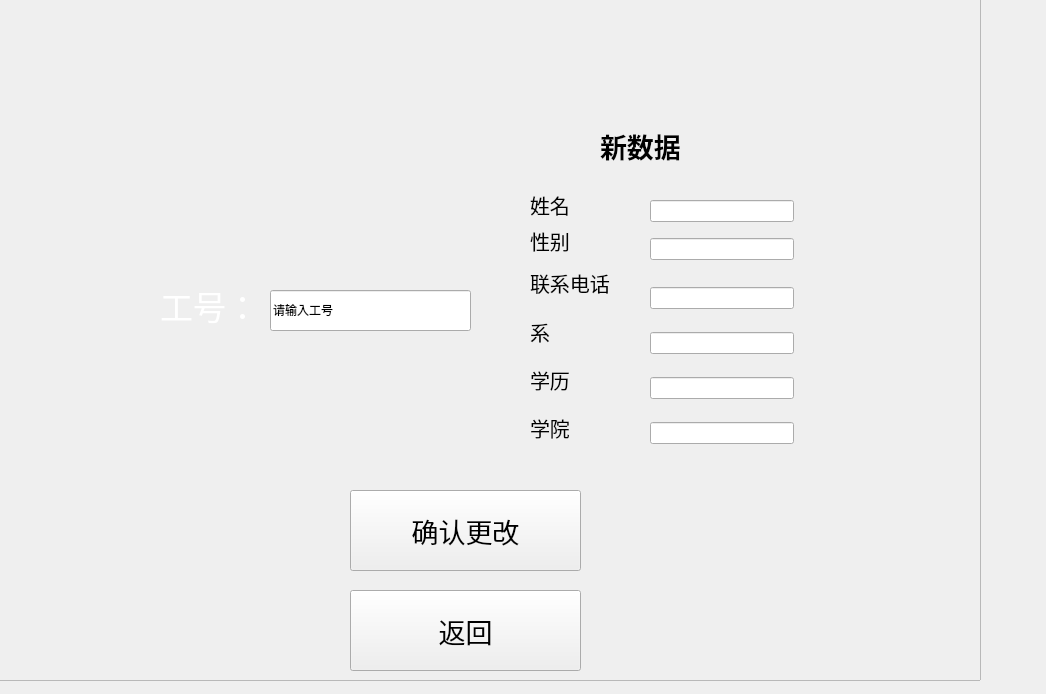
<?xml version="1.0" encoding="UTF-8"?>
<ui version="4.0">
 <class>chan</class>
 <widget class="QWidget" name="chan">
  <property name="geometry">
   <rect>
    <x>0</x>
    <y>0</y>
    <width>1046</width>
    <height>694</height>
   </rect>
  </property>
  <property name="windowTitle">
   <string>Form</string>
  </property>
  <widget class="QLabel" name="label_2">
   <property name="geometry">
    <rect>
     <x>600</x>
     <y>120</y>
     <width>121</width>
     <height>51</height>
    </rect>
   </property>
   <property name="font">
    <font>
     <family>汉仪秦川飞影W</family>
     <pointsize>20</pointsize>
     <weight>75</weight>
     <italic>false</italic>
     <bold>true</bold>
    </font>
   </property>
   <property name="styleSheet">
    <string notr="true">QLabel{
   color:rgb(0, 0, 0)
 
}</string>
   </property>
   <property name="text">
    <string>新数据</string>
   </property>
  </widget>
  <widget class="QWidget" name="layoutWidget">
   <property name="geometry">
    <rect>
     <x>530</x>
     <y>190</y>
     <width>121</width>
     <height>259</height>
    </rect>
   </property>
   <layout class="QHBoxLayout" name="horizontalLayout_3">
    <item>
     <layout class="QHBoxLayout" name="horizontalLayout_2">
      <item>
       <layout class="QVBoxLayout" name="verticalLayout_3">
        <item>
         <layout class="QVBoxLayout" name="verticalLayout">
          <item>
           <widget class="QLabel" name="label_3">
            <property name="font">
             <font>
              <family>汉仪秦川飞影W</family>
              <pointsize>15</pointsize>
             </font>
            </property>
            <property name="styleSheet">
             <string notr="true">QLabel{
   color:rgb(0, 0, 0)
 
}</string>
            </property>
            <property name="text">
             <string>姓名</string>
            </property>
           </widget>
          </item>
          <item>
           <widget class="QLabel" name="label_4">
            <property name="font">
             <font>
              <family>汉仪秦川飞影W</family>
              <pointsize>15</pointsize>
             </font>
            </property>
            <property name="styleSheet">
             <string notr="true">QLabel{
   color:rgb(0, 0, 0)
 
}</string>
            </property>
            <property name="text">
             <string>性别</string>
            </property>
           </widget>
          </item>
         </layout>
        </item>
        <item>
         <widget class="QLabel" name="label_6">
          <property name="font">
           <font>
            <family>汉仪秦川飞影W</family>
            <pointsize>15</pointsize>
           </font>
          </property>
          <property name="styleSheet">
           <string notr="true">QLabel{
   color:rgb(0, 0, 0)
 
}</string>
          </property>
          <property name="text">
           <string>联系电话</string>
          </property>
         </widget>
        </item>
        <item>
         <widget class="QLabel" name="label_7">
          <property name="font">
           <font>
            <family>汉仪秦川飞影W</family>
            <pointsize>15</pointsize>
           </font>
          </property>
          <property name="styleSheet">
           <string notr="true">QLabel{
   color:rgb(0, 0, 0)
 
}</string>
          </property>
          <property name="text">
           <string>系</string>
          </property>
         </widget>
        </item>
        <item>
         <widget class="QLabel" name="label_8">
          <property name="font">
           <font>
            <family>汉仪秦川飞影W</family>
            <pointsize>15</pointsize>
           </font>
          </property>
          <property name="styleSheet">
           <string notr="true">QLabel{
   color:rgb(0, 0, 0)
 
}</string>
          </property>
          <property name="text">
           <string>学历</string>
          </property>
         </widget>
        </item>
        <item>
         <widget class="QLabel" name="label_9">
          <property name="font">
           <font>
            <family>汉仪秦川飞影W</family>
            <pointsize>15</pointsize>
           </font>
          </property>
          <property name="styleSheet">
           <string notr="true">QLabel{
   color:rgb(0, 0, 0)
 
}</string>
          </property>
          <property name="text">
           <string>学院</string>
          </property>
         </widget>
        </item>
       </layout>
      </item>
     </layout>
    </item>
   </layout>
  </widget>
  <widget class="QLabel" name="label_15">
   <property name="geometry">
    <rect>
     <x>160</x>
     <y>280</y>
     <width>111</width>
     <height>51</height>
    </rect>
   </property>
   <property name="font">
    <font>
     <family>汉仪秦川飞影W</family>
     <pointsize>25</pointsize>
    </font>
   </property>
   <property name="styleSheet">
    <string notr="true">QLabel{
   color:rgb(255, 255, 255)
 
}</string>
   </property>
   <property name="text">
    <string>工号：</string>
   </property>
  </widget>
  <widget class="QLineEdit" name="inputnumlineEdit">
   <property name="geometry">
    <rect>
     <x>270</x>
     <y>290</y>
     <width>201</width>
     <height>41</height>
    </rect>
   </property>
   <property name="font">
    <font>
     <family>汉仪秦川飞影W</family>
    </font>
   </property>
   <property name="text">
    <string>请输入工号</string>
   </property>
  </widget>
  <widget class="QWidget" name="layoutWidget1">
   <property name="geometry">
    <rect>
     <x>650</x>
     <y>270</y>
     <width>144</width>
     <height>191</height>
    </rect>
   </property>
   <layout class="QVBoxLayout" name="verticalLayout_4">
    <item>
     <widget class="QLineEdit" name="tellineEdit2"/>
    </item>
    <item>
     <widget class="QLineEdit" name="deplineEdit2"/>
    </item>
    <item>
     <widget class="QLineEdit" name="deglineEdit2"/>
    </item>
    <item>
     <widget class="QLineEdit" name="collegelineEdit2"/>
    </item>
   </layout>
  </widget>
  <widget class="QWidget" name="layoutWidget2">
   <property name="geometry">
    <rect>
     <x>650</x>
     <y>190</y>
     <width>144</width>
     <height>81</height>
    </rect>
   </property>
   <layout class="QVBoxLayout" name="verticalLayout_2">
    <item>
     <widget class="QLineEdit" name="namelineEdit2"/>
    </item>
    <item>
     <widget class="QLineEdit" name="sexlineEdit2"/>
    </item>
   </layout>
  </widget>
  <widget class="QFrame" name="frame">
   <property name="geometry">
    <rect>
     <x>-80</x>
     <y>-10</y>
     <width>1061</width>
     <height>691</height>
    </rect>
   </property>
   <property name="styleSheet">
    <string notr="true">#frame{
    background-image:url(:/new/1/others/backgroundimag.jpg);

}</string>
   </property>
   <property name="frameShape">
    <enum>QFrame::StyledPanel</enum>
   </property>
   <property name="frameShadow">
    <enum>QFrame::Raised</enum>
   </property>
   <widget class="QPushButton" name="changeButton">
    <property name="geometry">
     <rect>
      <x>430</x>
      <y>500</y>
      <width>231</width>
      <height>81</height>
     </rect>
    </property>
    <property name="font">
     <font>
      <family>汉仪秦川飞影W</family>
      <pointsize>20</pointsize>
     </font>
    </property>
    <property name="text">
     <string>确认更改</string>
    </property>
   </widget>
   <widget class="QPushButton" name="returnButton">
    <property name="geometry">
     <rect>
      <x>430</x>
      <y>600</y>
      <width>231</width>
      <height>81</height>
     </rect>
    </property>
    <property name="font">
     <font>
      <family>汉仪秦川飞影W</family>
      <pointsize>20</pointsize>
     </font>
    </property>
    <property name="text">
     <string>返回</string>
    </property>
   </widget>
  </widget>
  <zorder>frame</zorder>
  <zorder>label_2</zorder>
  <zorder>layoutWidget</zorder>
  <zorder>label_15</zorder>
  <zorder>inputnumlineEdit</zorder>
  <zorder>layoutWidget1</zorder>
  <zorder>layoutWidget2</zorder>
 </widget>
 <resources/>
 <connections/>
</ui>
